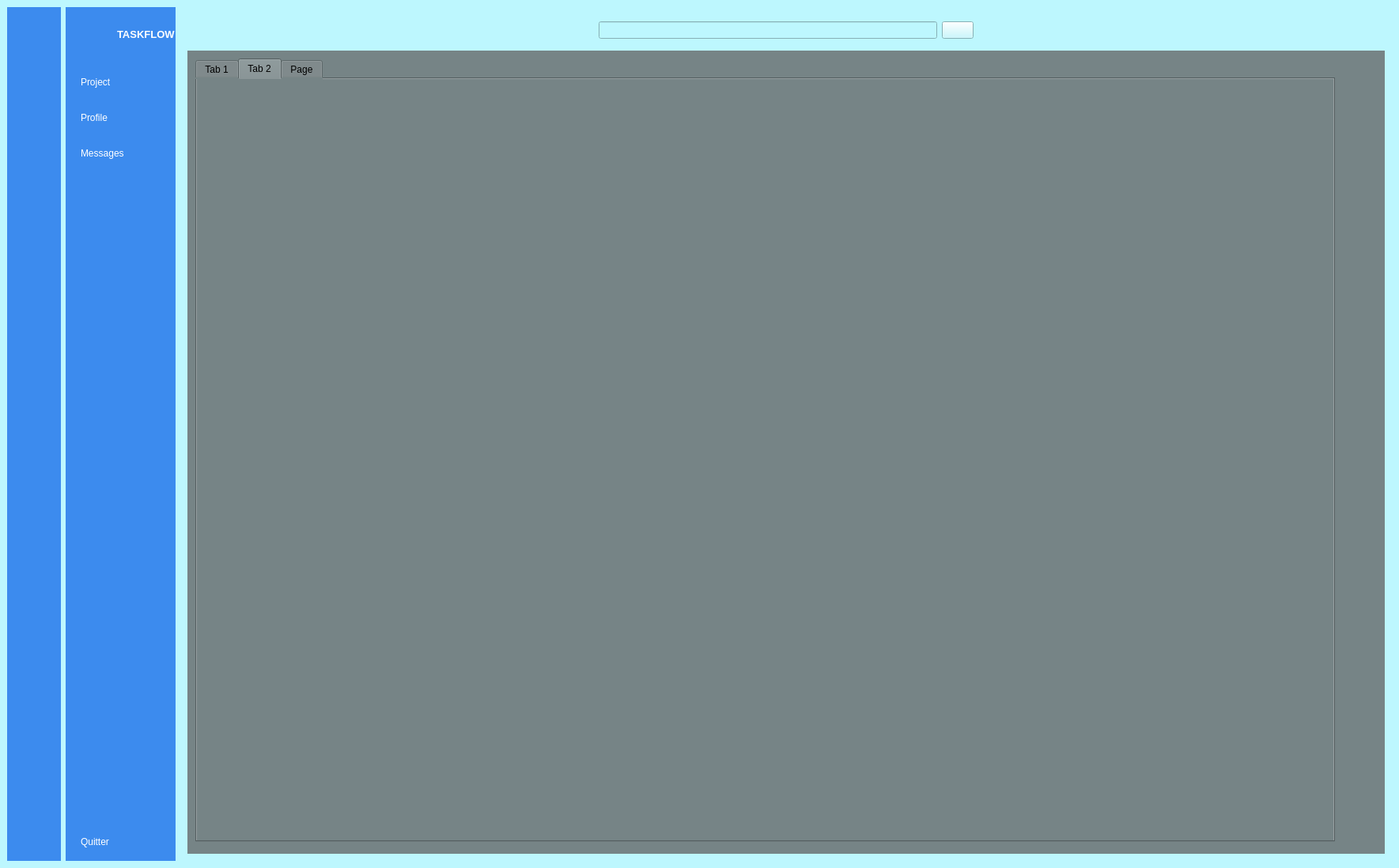
<?xml version="1.0" encoding="UTF-8"?>
<ui version="4.0">
 <class>MainWindow</class>
 <widget class="QMainWindow" name="MainWindow">
  <property name="geometry">
   <rect>
    <x>0</x>
    <y>0</y>
    <width>1769</width>
    <height>1098</height>
   </rect>
  </property>
  <property name="windowTitle">
   <string>MainWindow</string>
  </property>
  <property name="styleSheet">
   <string notr="true">background-color: rgb(189, 247, 254);</string>
  </property>
  <property name="iconSize">
   <size>
    <width>24</width>
    <height>25</height>
   </size>
  </property>
  <widget class="QWidget" name="centralwidget">
   <layout class="QGridLayout" name="gridLayout_2">
    <item row="0" column="0">
     <widget class="QWidget" name="icon_name_widget" native="true">
      <property name="maximumSize">
       <size>
        <width>70</width>
        <height>16777215</height>
       </size>
      </property>
      <property name="styleSheet">
       <string notr="true">QWidget{
	background-color: rgb(60, 139, 238);
}
QPushButton{
	color:white;
	height:30px;
	border:none;
	border-radius:10px;
}

QPushButton:checked{
	background-color:  #F5FAFE;
	color:#1F95EF;
	font-weight:bold;
}</string>
      </property>
      <layout class="QVBoxLayout" name="verticalLayout_3">
       <item>
        <layout class="QHBoxLayout" name="horizontalLayout_3">
         <item>
          <widget class="QLabel" name="label">
           <property name="minimumSize">
            <size>
             <width>50</width>
             <height>50</height>
            </size>
           </property>
           <property name="maximumSize">
            <size>
             <width>50</width>
             <height>50</height>
            </size>
           </property>
           <property name="text">
            <string/>
           </property>
           <property name="pixmap">
            <pixmap resource="recources.qrc">:/newPrefix/image et recources/Design_sans_titre__3_-removebg-preview_1.png</pixmap>
           </property>
           <property name="scaledContents">
            <bool>true</bool>
           </property>
          </widget>
         </item>
        </layout>
       </item>
       <item>
        <layout class="QVBoxLayout" name="verticalLayout">
         <property name="spacing">
          <number>15</number>
         </property>
         <property name="topMargin">
          <number>15</number>
         </property>
         <item>
          <widget class="QPushButton" name="bouton_project1">
           <property name="text">
            <string/>
           </property>
           <property name="icon">
            <iconset resource="recources.qrc">
             <normaloff>:/newPrefix/image et recources/dashboard_white.png</normaloff>
             <normalon>:/newPrefix/image et recources/dashboard.png</normalon>:/newPrefix/image et recources/dashboard_white.png</iconset>
           </property>
           <property name="checkable">
            <bool>true</bool>
           </property>
           <property name="autoExclusive">
            <bool>true</bool>
           </property>
          </widget>
         </item>
         <item>
          <widget class="QPushButton" name="bouton_profile1">
           <property name="text">
            <string/>
           </property>
           <property name="icon">
            <iconset resource="recources.qrc">
             <normaloff>:/newPrefix/image et recources/profile_white.png</normaloff>
             <normalon>:/newPrefix/image et recources/profile.png</normalon>:/newPrefix/image et recources/profile_white.png</iconset>
           </property>
           <property name="checkable">
            <bool>true</bool>
           </property>
           <property name="autoExclusive">
            <bool>true</bool>
           </property>
          </widget>
         </item>
         <item>
          <widget class="QPushButton" name="bouton_message1">
           <property name="text">
            <string/>
           </property>
           <property name="icon">
            <iconset resource="recources.qrc">
             <normaloff>:/newPrefix/image et recources/messages_white.png</normaloff>
             <normalon>:/newPrefix/image et recources/messages.png</normalon>:/newPrefix/image et recources/messages_white.png</iconset>
           </property>
           <property name="checkable">
            <bool>true</bool>
           </property>
           <property name="autoExclusive">
            <bool>true</bool>
           </property>
          </widget>
         </item>
        </layout>
       </item>
       <item>
        <spacer name="verticalSpacer_2">
         <property name="orientation">
          <enum>Qt::Vertical</enum>
         </property>
         <property name="sizeHint" stdset="0">
          <size>
           <width>20</width>
           <height>418</height>
          </size>
         </property>
        </spacer>
       </item>
       <item>
        <widget class="QPushButton" name="bouton_quitter1">
         <property name="text">
          <string/>
         </property>
         <property name="icon">
          <iconset resource="recources.qrc">
           <normaloff>:/newPrefix/image et recources/log_out_white.png</normaloff>
           <normalon>:/newPrefix/image et recources/log_out.png</normalon>:/newPrefix/image et recources/log_out_white.png</iconset>
         </property>
         <property name="checkable">
          <bool>true</bool>
         </property>
         <property name="autoExclusive">
          <bool>true</bool>
         </property>
        </widget>
       </item>
      </layout>
     </widget>
    </item>
    <item row="0" column="1">
     <widget class="QWidget" name="icon_only_widget" native="true">
      <property name="maximumSize">
       <size>
        <width>200</width>
        <height>16777215</height>
       </size>
      </property>
      <property name="styleSheet">
       <string notr="true">QWidget{
	background-color: rgb(60, 139, 238);
	color:white;
}
QPushButton{
	color:white;
	text-align:left;
	height:30px;
	border:none;
	padding-left:10px;
	border-top-left-radius:10px;
	border-bottom-left-radius:10px;
}

QPushButton:checked{
	background-color:  #F5FAFE;
	color:#1F95EF;
	font-weight:bold;
}</string>
      </property>
      <layout class="QGridLayout" name="gridLayout">
       <property name="rightMargin">
        <number>0</number>
       </property>
       <item row="3" column="0">
        <widget class="QPushButton" name="bouton_quitter2">
         <property name="text">
          <string>Quitter</string>
         </property>
         <property name="icon">
          <iconset resource="recources.qrc">
           <normaloff>:/newPrefix/image et recources/log_out_white.png</normaloff>
           <normalon>:/newPrefix/image et recources/log_out.png</normalon>:/newPrefix/image et recources/log_out_white.png</iconset>
         </property>
         <property name="checkable">
          <bool>true</bool>
         </property>
         <property name="autoExclusive">
          <bool>true</bool>
         </property>
        </widget>
       </item>
       <item row="1" column="0">
        <layout class="QVBoxLayout" name="verticalLayout_2">
         <property name="spacing">
          <number>15</number>
         </property>
         <property name="topMargin">
          <number>15</number>
         </property>
         <item>
          <widget class="QPushButton" name="bouton_project2">
           <property name="text">
            <string>Project</string>
           </property>
           <property name="icon">
            <iconset resource="recources.qrc">
             <normaloff>:/newPrefix/image et recources/dashboard_white.png</normaloff>
             <normalon>:/newPrefix/image et recources/dashboard.png</normalon>:/newPrefix/image et recources/dashboard_white.png</iconset>
           </property>
           <property name="checkable">
            <bool>true</bool>
           </property>
           <property name="autoExclusive">
            <bool>true</bool>
           </property>
          </widget>
         </item>
         <item>
          <widget class="QPushButton" name="bouton_profile2">
           <property name="text">
            <string>Profile</string>
           </property>
           <property name="icon">
            <iconset resource="recources.qrc">
             <normaloff>:/newPrefix/image et recources/profile_white.png</normaloff>
             <normalon>:/newPrefix/image et recources/profile.png</normalon>:/newPrefix/image et recources/profile_white.png</iconset>
           </property>
           <property name="checkable">
            <bool>true</bool>
           </property>
           <property name="autoExclusive">
            <bool>true</bool>
           </property>
          </widget>
         </item>
         <item>
          <widget class="QPushButton" name="bouton_message2">
           <property name="text">
            <string>Messages</string>
           </property>
           <property name="icon">
            <iconset resource="recources.qrc">
             <normaloff>:/newPrefix/image et recources/messages_white.png</normaloff>
             <normalon>:/newPrefix/image et recources/messages.png</normalon>
             <selectedoff>:/newPrefix/image et recources/messages.png</selectedoff>:/newPrefix/image et recources/messages_white.png</iconset>
           </property>
           <property name="checkable">
            <bool>true</bool>
           </property>
           <property name="autoExclusive">
            <bool>true</bool>
           </property>
          </widget>
         </item>
        </layout>
       </item>
       <item row="0" column="0">
        <layout class="QHBoxLayout" name="horizontalLayout_2">
         <item>
          <widget class="QLabel" name="label_4">
           <property name="minimumSize">
            <size>
             <width>50</width>
             <height>50</height>
            </size>
           </property>
           <property name="maximumSize">
            <size>
             <width>50</width>
             <height>50</height>
            </size>
           </property>
           <property name="text">
            <string/>
           </property>
           <property name="pixmap">
            <pixmap resource="recources.qrc">:/newPrefix/image et recources/Design_sans_titre__3_-removebg-preview_1.png</pixmap>
           </property>
           <property name="scaledContents">
            <bool>true</bool>
           </property>
          </widget>
         </item>
         <item>
          <widget class="QLabel" name="label_3">
           <property name="font">
            <font>
             <pointsize>10</pointsize>
             <weight>75</weight>
             <bold>true</bold>
            </font>
           </property>
           <property name="text">
            <string>TASKFLOW</string>
           </property>
          </widget>
         </item>
        </layout>
       </item>
       <item row="2" column="0">
        <spacer name="verticalSpacer">
         <property name="orientation">
          <enum>Qt::Vertical</enum>
         </property>
         <property name="sizeHint" stdset="0">
          <size>
           <width>20</width>
           <height>418</height>
          </size>
         </property>
        </spacer>
       </item>
      </layout>
     </widget>
    </item>
    <item row="0" column="3">
     <widget class="QWidget" name="main_menu" native="true">
      <layout class="QVBoxLayout" name="verticalLayout_4">
       <item>
        <widget class="QWidget" name="widget" native="true">
         <layout class="QHBoxLayout" name="horizontalLayout_4">
          <item>
           <widget class="QPushButton" name="bouton_menu">
            <property name="styleSheet">
             <string notr="true">border:none;</string>
            </property>
            <property name="text">
             <string/>
            </property>
            <property name="icon">
             <iconset resource="recources.qrc">
              <normaloff>:/newPrefix/image et recources/menu.png</normaloff>:/newPrefix/image et recources/menu.png</iconset>
            </property>
            <property name="iconSize">
             <size>
              <width>20</width>
              <height>20</height>
             </size>
            </property>
            <property name="checkable">
             <bool>true</bool>
            </property>
            <property name="autoExclusive">
             <bool>true</bool>
            </property>
           </widget>
          </item>
          <item>
           <spacer name="horizontalSpacer_2">
            <property name="orientation">
             <enum>Qt::Horizontal</enum>
            </property>
            <property name="sizeHint" stdset="0">
             <size>
              <width>18</width>
              <height>20</height>
             </size>
            </property>
           </spacer>
          </item>
          <item>
           <layout class="QHBoxLayout" name="horizontalLayout">
            <item>
             <widget class="QLineEdit" name="lineEdit"/>
            </item>
            <item>
             <widget class="QPushButton" name="pushButton_14">
              <property name="text">
               <string/>
              </property>
              <property name="icon">
               <iconset resource="recources.qrc">
                <normaloff>:/newPrefix/image et recources/search.png</normaloff>:/newPrefix/image et recources/search.png</iconset>
              </property>
             </widget>
            </item>
           </layout>
          </item>
          <item>
           <spacer name="horizontalSpacer">
            <property name="orientation">
             <enum>Qt::Horizontal</enum>
            </property>
            <property name="sizeHint" stdset="0">
             <size>
              <width>308</width>
              <height>20</height>
             </size>
            </property>
           </spacer>
          </item>
          <item>
           <widget class="QPushButton" name="pushButton_15">
            <property name="styleSheet">
             <string notr="true">border:none;</string>
            </property>
            <property name="text">
             <string/>
            </property>
            <property name="icon">
             <iconset resource="recources.qrc">
              <normaloff>:/newPrefix/image et recources/image (1).png</normaloff>:/newPrefix/image et recources/image (1).png</iconset>
            </property>
           </widget>
          </item>
         </layout>
        </widget>
       </item>
       <item>
        <widget class="QStackedWidget" name="stackedWidget">
         <property name="styleSheet">
          <string notr="true">background-color: rgb(118, 132, 134);</string>
         </property>
         <property name="currentIndex">
          <number>0</number>
         </property>
         <widget class="QWidget" name="project">
          <widget class="QTabWidget" name="tabWidget">
           <property name="geometry">
            <rect>
             <x>10</x>
             <y>10</y>
             <width>1441</width>
             <height>991</height>
            </rect>
           </property>
           <property name="currentIndex">
            <number>1</number>
           </property>
           <widget class="QWidget" name="tab">
            <attribute name="title">
             <string>Tab 1</string>
            </attribute>
           </widget>
           <widget class="QWidget" name="tab_2">
            <attribute name="title">
             <string>Tab 2</string>
            </attribute>
            <widget class="QLabel" name="label_2">
             <property name="geometry">
              <rect>
               <x>20</x>
               <y>30</y>
               <width>1389</width>
               <height>808</height>
              </rect>
             </property>
             <property name="text">
              <string/>
             </property>
             <property name="pixmap">
              <pixmap resource="recources.qrc">:/newPrefix/colorkit (5).png</pixmap>
             </property>
            </widget>
           </widget>
           <widget class="QWidget" name="tab_3">
            <attribute name="title">
             <string>Page</string>
            </attribute>
           </widget>
          </widget>
         </widget>
         <widget class="QWidget" name="Profile">
          <widget class="QLabel" name="label_5">
           <property name="geometry">
            <rect>
             <x>110</x>
             <y>170</y>
             <width>411</width>
             <height>141</height>
            </rect>
           </property>
           <property name="font">
            <font>
             <pointsize>40</pointsize>
             <weight>75</weight>
             <bold>true</bold>
            </font>
           </property>
           <property name="text">
            <string>Profile page </string>
           </property>
          </widget>
         </widget>
         <widget class="QWidget" name="message">
          <widget class="QLabel" name="label_6">
           <property name="geometry">
            <rect>
             <x>60</x>
             <y>150</y>
             <width>411</width>
             <height>141</height>
            </rect>
           </property>
           <property name="font">
            <font>
             <pointsize>40</pointsize>
             <weight>75</weight>
             <bold>true</bold>
            </font>
           </property>
           <property name="text">
            <string>Message page </string>
           </property>
          </widget>
         </widget>
         <widget class="QWidget" name="page_5"/>
         <widget class="QWidget" name="page_2"/>
        </widget>
       </item>
      </layout>
     </widget>
    </item>
   </layout>
  </widget>
 </widget>
 <resources>
  <include location="recources.qrc"/>
 </resources>
 <connections>
  <connection>
   <sender>bouton_message1</sender>
   <signal>toggled(bool)</signal>
   <receiver>bouton_message2</receiver>
   <slot>setChecked(bool)</slot>
   <hints>
    <hint type="sourcelabel">
     <x>52</x>
     <y>203</y>
    </hint>
    <hint type="destinationlabel">
     <x>131</x>
     <y>196</y>
    </hint>
   </hints>
  </connection>
  <connection>
   <sender>bouton_profile1</sender>
   <signal>toggled(bool)</signal>
   <receiver>bouton_profile2</receiver>
   <slot>setChecked(bool)</slot>
   <hints>
    <hint type="sourcelabel">
     <x>48</x>
     <y>157</y>
    </hint>
    <hint type="destinationlabel">
     <x>123</x>
     <y>151</y>
    </hint>
   </hints>
  </connection>
  <connection>
   <sender>bouton_project1</sender>
   <signal>toggled(bool)</signal>
   <receiver>bouton_project2</receiver>
   <slot>setChecked(bool)</slot>
   <hints>
    <hint type="sourcelabel">
     <x>31</x>
     <y>99</y>
    </hint>
    <hint type="destinationlabel">
     <x>138</x>
     <y>111</y>
    </hint>
   </hints>
  </connection>
  <connection>
   <sender>bouton_project2</sender>
   <signal>toggled(bool)</signal>
   <receiver>bouton_project1</receiver>
   <slot>setChecked(bool)</slot>
   <hints>
    <hint type="sourcelabel">
     <x>104</x>
     <y>97</y>
    </hint>
    <hint type="destinationlabel">
     <x>59</x>
     <y>97</y>
    </hint>
   </hints>
  </connection>
  <connection>
   <sender>bouton_profile2</sender>
   <signal>toggled(bool)</signal>
   <receiver>bouton_profile1</receiver>
   <slot>setChecked(bool)</slot>
   <hints>
    <hint type="sourcelabel">
     <x>111</x>
     <y>144</y>
    </hint>
    <hint type="destinationlabel">
     <x>56</x>
     <y>141</y>
    </hint>
   </hints>
  </connection>
  <connection>
   <sender>bouton_message2</sender>
   <signal>toggled(bool)</signal>
   <receiver>bouton_message1</receiver>
   <slot>setChecked(bool)</slot>
   <hints>
    <hint type="sourcelabel">
     <x>114</x>
     <y>183</y>
    </hint>
    <hint type="destinationlabel">
     <x>49</x>
     <y>186</y>
    </hint>
   </hints>
  </connection>
  <connection>
   <sender>bouton_quitter1</sender>
   <signal>toggled(bool)</signal>
   <receiver>MainWindow</receiver>
   <slot>close()</slot>
   <hints>
    <hint type="sourcelabel">
     <x>55</x>
     <y>653</y>
    </hint>
    <hint type="destinationlabel">
     <x>53</x>
     <y>765</y>
    </hint>
   </hints>
  </connection>
  <connection>
   <sender>bouton_quitter2</sender>
   <signal>toggled(bool)</signal>
   <receiver>MainWindow</receiver>
   <slot>close()</slot>
   <hints>
    <hint type="sourcelabel">
     <x>175</x>
     <y>645</y>
    </hint>
    <hint type="destinationlabel">
     <x>174</x>
     <y>777</y>
    </hint>
   </hints>
  </connection>
  <connection>
   <sender>bouton_menu</sender>
   <signal>toggled(bool)</signal>
   <receiver>icon_only_widget</receiver>
   <slot>setVisible(bool)</slot>
   <hints>
    <hint type="sourcelabel">
     <x>342</x>
     <y>47</y>
    </hint>
    <hint type="destinationlabel">
     <x>234</x>
     <y>399</y>
    </hint>
   </hints>
  </connection>
  <connection>
   <sender>bouton_menu</sender>
   <signal>toggled(bool)</signal>
   <receiver>icon_name_widget</receiver>
   <slot>setHidden(bool)</slot>
   <hints>
    <hint type="sourcelabel">
     <x>334</x>
     <y>51</y>
    </hint>
    <hint type="destinationlabel">
     <x>45</x>
     <y>300</y>
    </hint>
   </hints>
  </connection>
 </connections>
</ui>
